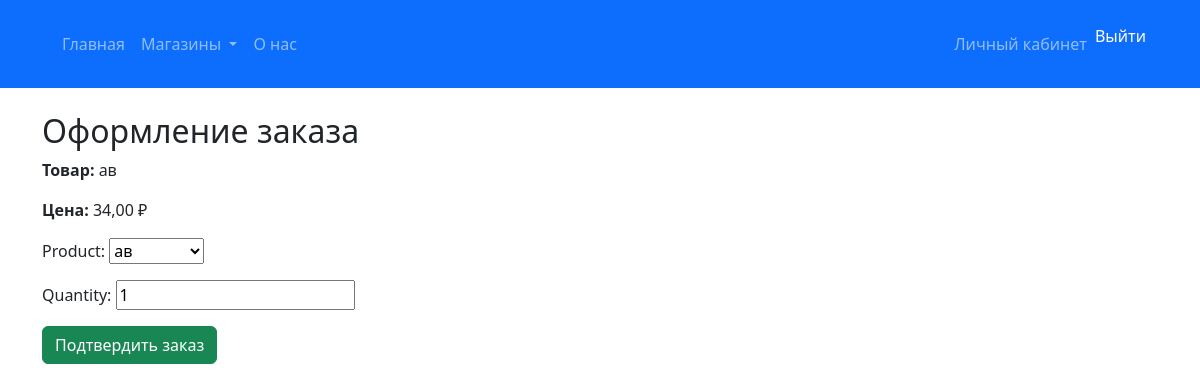
Page /store/order/11/ (signed in) on the earlier database version.
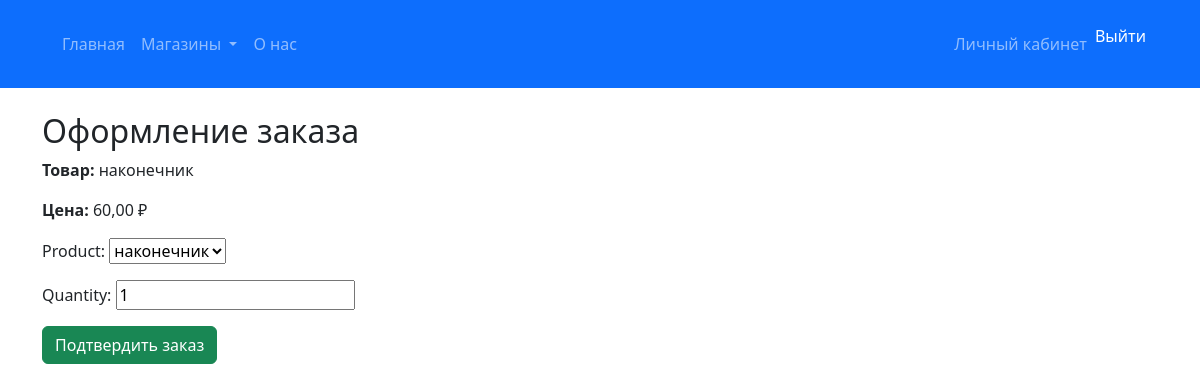
Same page on the later database version.
### store/models/product.py (models this page shows)
class Product(models.Model):
    name = models.CharField(max_length=200)
    description = models.TextField()
    price = models.DecimalField(max_digits=8, decimal_places=2)
    subcategory = models.ForeignKey(SubCategory, related_name='products', on_delete=models.CASCADE)
    store = models.ForeignKey(Store, related_name='products', on_delete=models.CASCADE, default=1)  # Значение по умолчанию, которое будет установлено для старых продуктов
    image = models.ImageField(upload_to='product_images/', null=True, blank=True)  # Поле для изображения
    def __str__(self):
        return self.name
    class Meta:
        verbose_name = 'Product'
        verbose_name_plural = 'Products'

### order/views.py (the view)
# urls.py: path('order/<int:product_id>/', create_order, name='order_product'),
@login_required
def create_order(request, product_id):
    product = get_object_or_404(Product, id=product_id)
    order = None  # Инициализируем переменную для передачи в шаблон
    if request.method == 'POST':
        order_form = OrderForm(request.POST)
        if order_form.is_valid():
            order = order_form.save(commit=False)
            order.user = request.user
            order.save()
            return redirect('order-list')  # Перенаправляем на список заказов
    else:
        order_form = OrderForm(initial={'product': product})
    return render(request, 'order/create_order.html', {
        'order_form': order_form,
        'product': product,
        'order': order  # Передаем объект заказа (может быть None)
    })

### order/forms.py
class OrderForm(forms.ModelForm):
    class Meta:
        model = Order
        fields = ['product', 'quantity']

### app/context_processors.py (called while the page is built)
def menu_categories(request):
    stores = Store.objects.prefetch_related('categories__subcategories').all()
    return {'menu_categories': stores}

### order/templates/order/create_order.html (shortened to what this page needs)
{% extends 'app/header.html' %}
{% load static %}
{% block content %}
<div class="container mt-4">
    <h2>Оформление заказа</h2>
    <p><strong>Товар:</strong> {{ product.name }}</p>
    <p><strong>Цена:</strong> {{ product.price }} ₽</p>
    <form method="post">
        {{ order_form.as_p }}
        <button type="submit" class="btn btn-success">Подтвердить заказ</button>
    </form>
</div>
{% endblock %}

Differences in the rows shown:
changed Product: name "ав" → "наконечник"; price "34,00" → "60,00"
Other differences:
form field product: "ав" → "наконечник"
